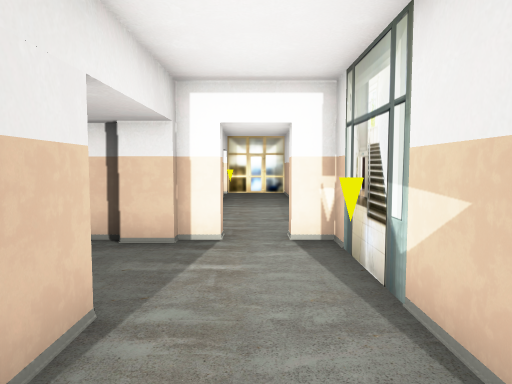
View 1 (above)

16 first-person views from a walk through a Godot game level. The camera is 1.4 m above the floor, tilts 4° down and sees 70° across. The floor is counted in squares, 1 m on a side. Each view is taken from the middle of a square. On the plan, view 1 faces up. The plan holds only what a view shows up to about 16 squares ahead; the rest is blank. The place goes on beyond the plan.

View 2
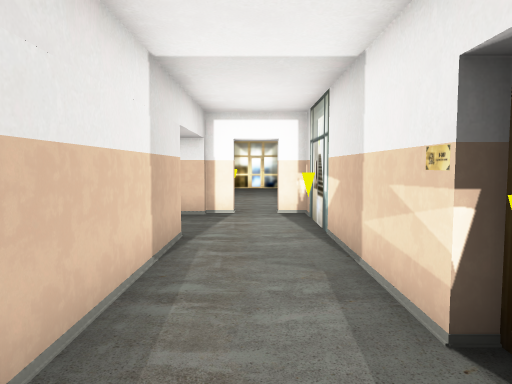

View 3
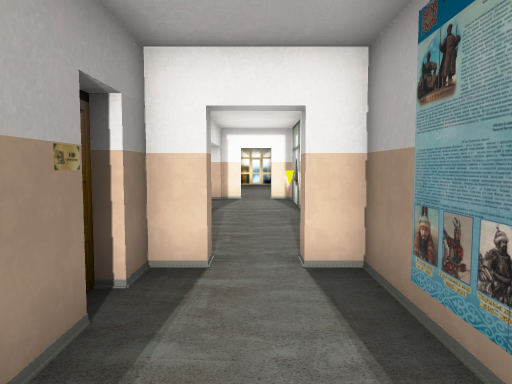

View 4
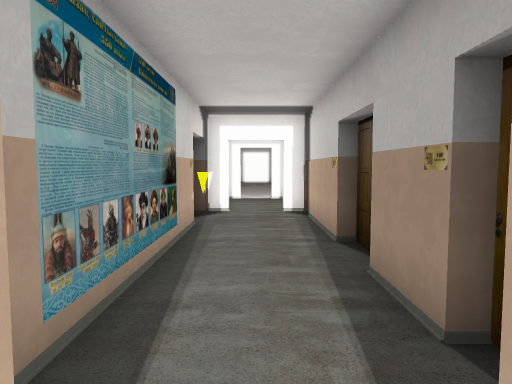

View 5
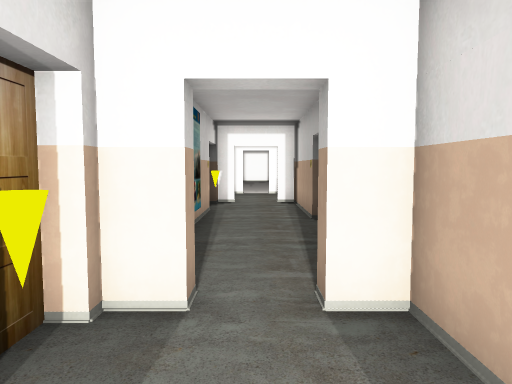

View 6
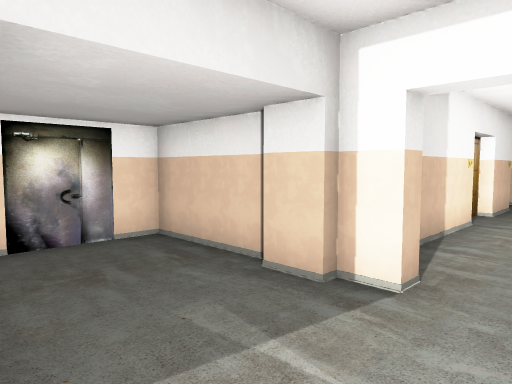

View 7
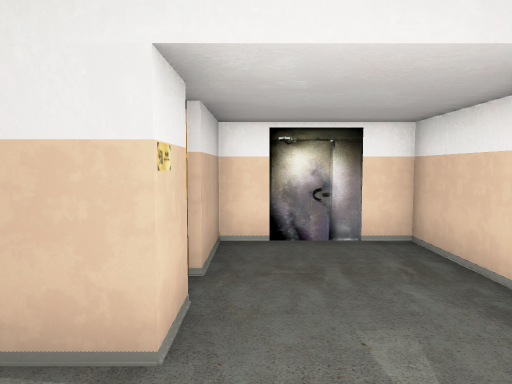

View 8
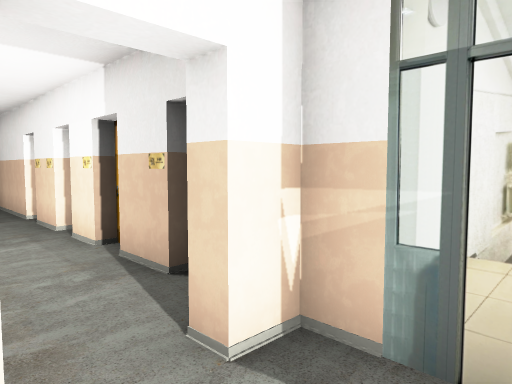

View 9
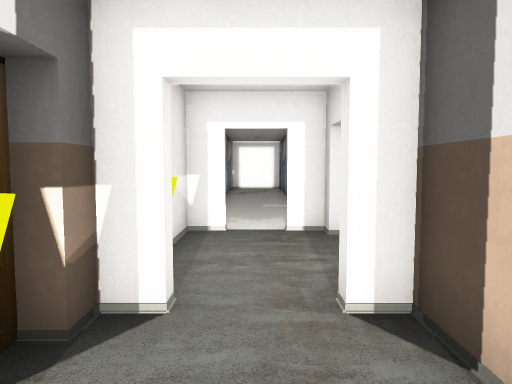

View 10
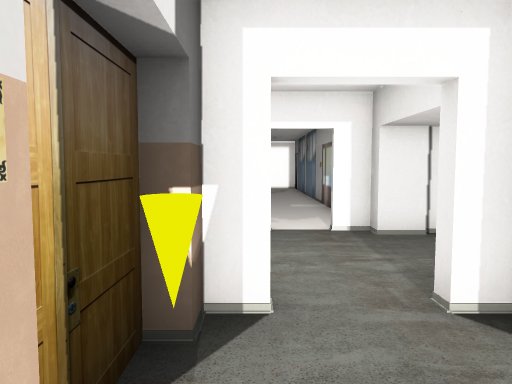

View 11
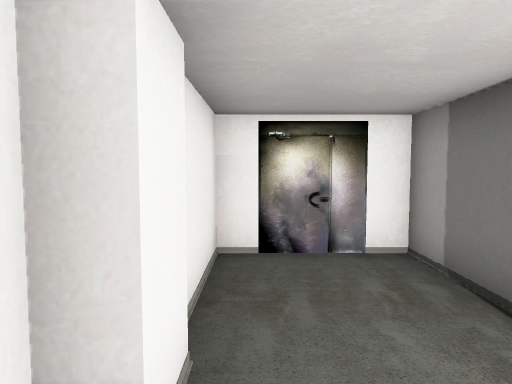

View 12
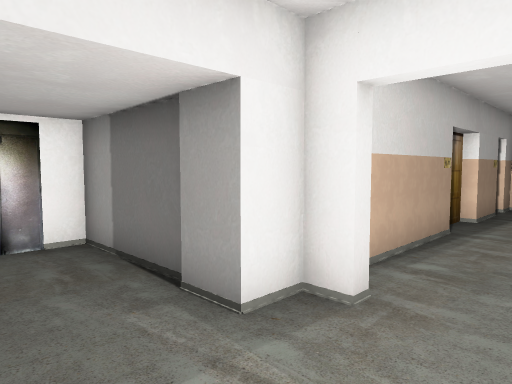

View 13
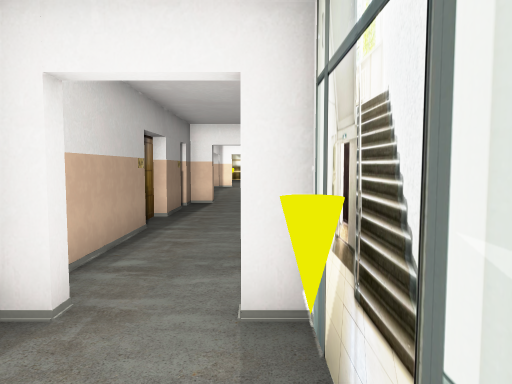

View 14
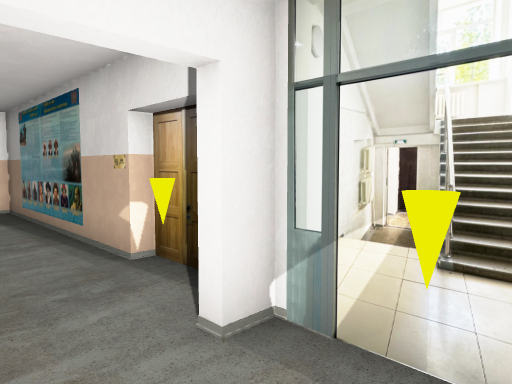

View 15
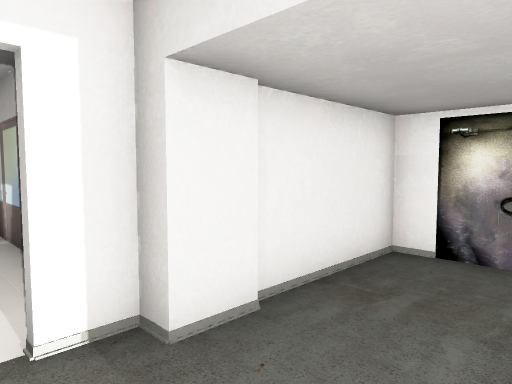

View 16
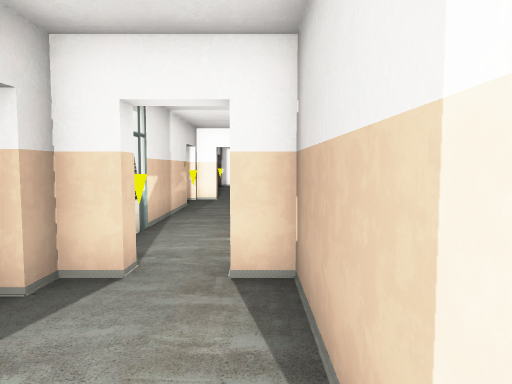

### Floor plan
Ten units are one square. View 1 is at (0, 0); x grows to the right and y downward. Boxes are objects, and circles mark ways between rooms. Rooms are numbered by the first view taken in them; rooms with no view inside come last. Other rooms are left out.
<svg viewBox="-64 -160 88 355">
<path fill="none" stroke="#000" d="M-28 -33 -15 -33 -15 35 -7 35M-14 -67 -25 -67M-25 -70 -59 -70 -59 -33 -36 -33M-7 -75 -7 -70 -15 -70M15 12 15 -70 7 -70 7 -75M7 35 15 35 15 32M19 32 19 12M-15 98 -15 144 -8 144M-19 78 -19 98M15 118 15 40 7 40 7 35M-15 58 -15 78M-19 48 -19 59M19 138 19 118M8 144 15 144 15 138M-7 35 -7 40 -15 40 -15 48M-26 185 -15 185 -15 190 -6 190M-28 155 -59 155 -59 186 -25 186M-8 147 -15 147 -15 157 -26 157M6 190 15 190 15 147 8 147M15 -115 15 -127M-15 -129 -15 -75 -7 -75M15 -136 15 -151M15 -90 15 -106M-19 -149 -19 -142M-15 -155 -15 -148M7 -75 15 -75 15 -81"/>
<rect x="5" y="15" width="10" height="10" fill="#bbb"><title>other object</title></rect>
<rect x="5" y="-55" width="10" height="10" fill="#bbb"><title>other object</title></rect>
<rect x="5" y="125" width="10" height="10" fill="#bbb"><title>other object</title></rect>
<rect x="5" y="155" width="10" height="10" fill="#bbb"><title>other object</title></rect>
<circle cx="0" cy="40" r="3" fill="#2a7"/>
<circle cx="0" cy="-70" r="3" fill="#2a7"/>
<circle cx="0" cy="150" r="3" fill="#2a7"/>
<text x="-10" y="-30">1</text>
<text x="0" y="90">2</text>
<text x="-20" y="170">3</text>
<text x="0" y="-120">4</text>
</svg>
Room 1 opens to room 2. Room 1 opens to room 4. Room 2 opens to room 3.

Where each view was taken, in squares from view 1:
view 1: 0 up, 0 right, facing up
view 2: 4 down, 0 right, facing up
view 3: 9 down, 0 right, facing up
view 4: 3 down, 0 right, facing down
view 5: 0 up, 0 right, facing down
view 6: 3 up, 1 right, facing up-left
view 7: 4 up, 1 right, facing left
view 8: 5 up, 1 left, facing up-right
view 9: 11 down, 0 right, facing down
view 10: 11 down, 1 right, facing down
view 11: 18 down, 0 right, facing left
view 12: 18 down, 1 right, facing up-left
view 13: 18 down, 1 right, facing up
view 14: 17 down, 1 left, facing up-right
view 15: 16 down, 0 right, facing down-left
view 16: 12 up, 1 left, facing down
